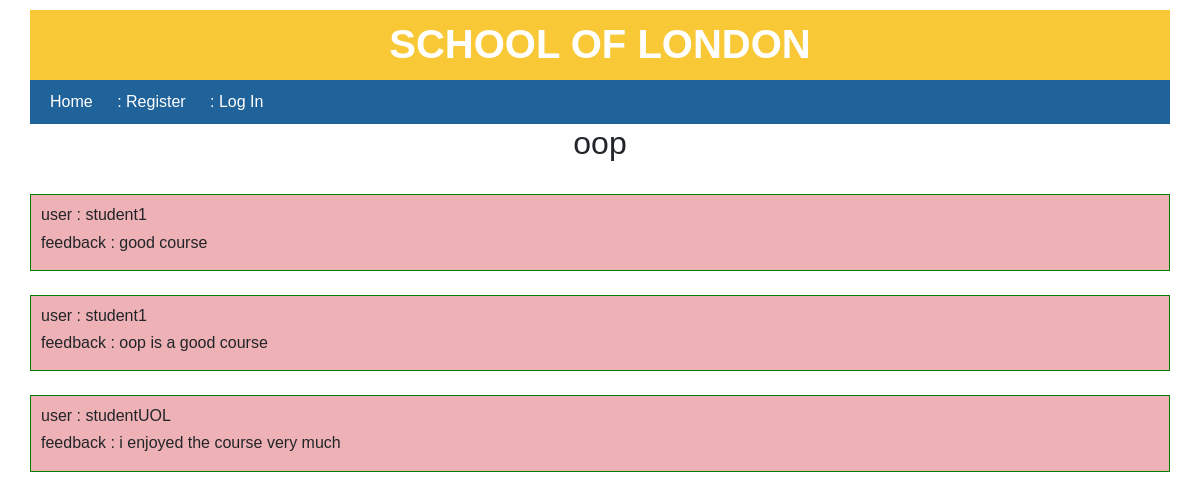
Page /feedback/9/ on the committed database.
### course/models.py (models this page shows, shortened)
class Course(models.Model):
    user = models.ForeignKey(User, related_name="courses_created", on_delete=models.CASCADE)
    department = models.ForeignKey(Department, related_name="courses", on_delete=models.CASCADE)
    title = models.CharField(max_length=300)
    description = models.TextField(blank=True)
    created = models.DateTimeField(auto_now_add=True)
    students = models.ManyToManyField(User, related_name="courses_joined", blank=True)
    class Meta:
        ordering = ['-created']

class Feedback(models.Model):
    user = models.ForeignKey(User, related_name="feedback_created", on_delete=models.CASCADE)
    course = models.ForeignKey(Course, related_name="feedback", on_delete=models.CASCADE)
    created = models.DateTimeField(auto_now_add=True)
    description = models.TextField(blank=True)

### course/views.py (the view)
# urls.py: path('feedback/<int:course_id>/', views.feedback_list, name='feedback_list'),
def feedback_list(request, course_id):
    course = Course.objects.get(id=course_id)
    feedback = Feedback.objects.filter(course=course)
    context = {'course': course, 'feedback': feedback}
    return render(request, 'course/feedback_list.html', context)

### course/templatetags/my_tags.py (called while the page is built)
@register.simple_tag
def todays_date():
    return datetime.datetime.now().strftime("%d %b, %Y")

### course/templates/course/feedback_list.html
{% extends "./base.html" %}
{% block content %}
<h2>{{ course.title }}</h2>
<br>
    {% for feedback in feedback %}
        <div class="feedback">
            <h6>user : {{ feedback.user }}</h6>
            <h6>feedback : {{ feedback.description }}</h6>
        </div>
        <br>
    {% endfor %}
{% endblock %}

### course/static/css/course.css (style rules this page uses)
body { font-family: Sans-Serif; margin: 10px; border: 0px; padding-left: 20px; padding-right: 20px; }
h2 { text-align: center; }
.feedback { background-color: rgb(238, 177, 181); padding: 10px; border: 1px solid green ; }

### rows in the picture
Course: title "oop"
Feedback: user "student1", description "good course"
Feedback: user "student1", description "oop is a good course"
Feedback: user "studentUOL", description "i enjoyed the course very much"
